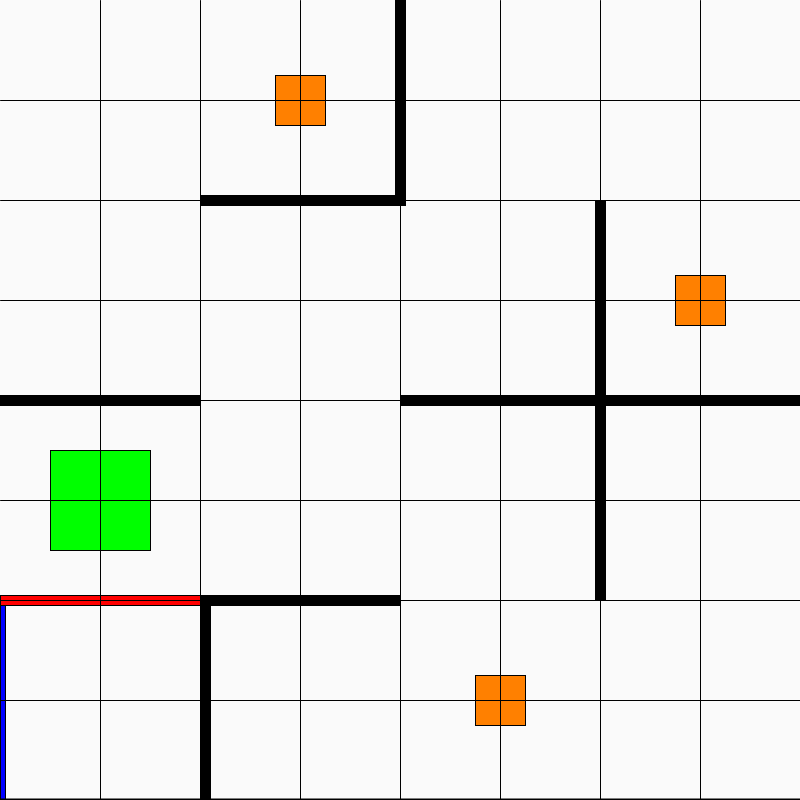
Frame 1 (no input)
Frame 60 (the mouse pressed at the canvas centre just before this capture): identical to frame 1, image omitted
Frame 120 (the mouse held since frame 60 and released just before this capture): identical to frame 1, image omitted

The Processing sketch that drew this single still picture (run headless with seeded random() and noise(); from frame 60 on, the mouse is pressed at the canvas centre):

// Processing sketch: sketch_2D_Puzzle_Or_Something
// ── sketch_2D_Puzzle_Or_Something.pde
int Ppx = 50;
int Ppy = 450;
boolean Map1 = true;
boolean noClip = false;

void setup () {
  size(800, 800);
}

void draw() {
  background(250);
  map();
  player();
  lines();
}

void lines() {
  line(0, 100, 800, 100); //h
  line(0, 200, 800, 200);
  line(0, 300, 800, 300);
  line(0, 400, 800, 400);
  line(0, 500, 800, 500);
  line(0, 600, 800, 600);
  line(0, 700, 800, 700);
  strokeWeight(4);
  line(0, 800, 800, 800);

  strokeWeight(1);
  line(100, 0, 100, 800); //v
  line(200, 0, 200, 800);
  line(300, 0, 300, 800);
  line(400, 0, 400, 800);
  line(500, 0, 500, 800);
  line(600, 0, 600, 800);
  line(700, 0, 700, 800);
}

void player() {
  fill(0, 255, 0);
  rect(Ppx, Ppy, 100, 100);
}

void keyPressed() {
  if (noClip == false) {
    if (key == 'p') {
      noClip = true;
    }
  }
  else if (noClip == true) {
    if (key == 'p') {
      noClip = false;
    }
    if (key == 'w') Ppy = Ppy - 5;
    if (key == 'a') Ppx = Ppx - 5;
    if (key == 's') Ppy = Ppy + 5;
    if (key == 'd') Ppx = Ppx + 5;
  }
  
  if (noClip == false) {
  if (Map1 == true) {
    if (key == 'w') {
      if (!(Ppy == 0) &&
      !(Ppy == 405 && Ppx < 200) && 
      !(Ppy == 205 && Ppx > 100 && Ppx < 405) && 
      !(Ppy == 605 && Ppx > 100 && Ppx < 400) && 
      !(Ppy == 405 && Ppx > 300) &&
      !(Ppy == 600 && Ppx > 495 && Ppx < 605)) Ppy = Ppy - 5;
    }
    if (key == 'a') {
      if (!(Ppx == 0) &&
      !(Ppy < 205 && Ppx == 405) &&
      !(Ppy > 100 && Ppy < 600 && Ppx == 605) &&
      !(Ppy > 295 && Ppy < 405 && Ppx == 200) &&
      !(Ppy > 495 && Ppy < 605 && Ppx == 400) &&
      !(Ppy > 600 && Ppx == 210)) Ppx = Ppx - 5;
    }
    if (key == 's') {
      if (!(Ppy == 700) &&
      !(Ppy == 95 && Ppx > 200 && Ppx < 405) &&
      !(Ppy == 100 && Ppx > 595 && Ppx < 605) &&
      !(Ppy == 295 && Ppx < 200) &&
      !(Ppy == 295 && Ppx > 400) &&
      !(Ppy == 495 && Ppx > 200 && Ppx < 400)) Ppy = Ppy + 5;
    }
    if (key == 'd') {
      if (!(Ppx == 700) &&
      !(Ppy < 195 && Ppx == 295) &&
      !(Ppy > 95 && Ppy < 205 && Ppx == 100) &&
      !(Ppy > 100 && Ppy < 600 && Ppx == 495) &&
      !(Ppy > 295 && Ppy < 405 && Ppx == 300)) Ppx = Ppx + 5;
    }
  }
}
}

// ── Map_1.pde
boolean key1 = false;
boolean key2 = false;
boolean key3 = false;

void map() {
    if (key1 == false) { //key 1
      fill(255, 128, 0);
      if (Ppx > 175 && Ppx < 325 && Ppy < 125) {
        noFill();
        key1 = true;
      }
      square(275, 75, 50);
    }

    if (key2 == false) { //key 2
      fill(255, 128, 0);
      if (Ppx > 575 && Ppx < 725 && Ppy > 175 && Ppy < 325) {
        noFill();
        key2 = true;
      }
      square(675, 275, 50);
    }

    if (key3 == false) { //key 3
      fill(255, 128, 0);
      if (Ppx > 375 && Ppx < 525 && Ppy > 575 && Ppy < 725) {
        noFill();
        key3 = true;
      }
      square(475, 675, 50);
    }

    fill(0); //walls
    rect(0, 395, 200, 10); //hori
    rect(200, 195, 200, 10);
    rect(400, 395, 400, 10);
    rect(200, 595, 200, 10);
    
    rect(395, 0, 10, 205); //vert
    rect(595, 200, 10, 400);
    rect(200, 600, 10, 200);

    fill(255, 0, 0); //Barrier
    rect(0, 595, 200, 10);

    fill(0, 0, 255); //Exit
    rect(0, 605, 5, 200);
  }
